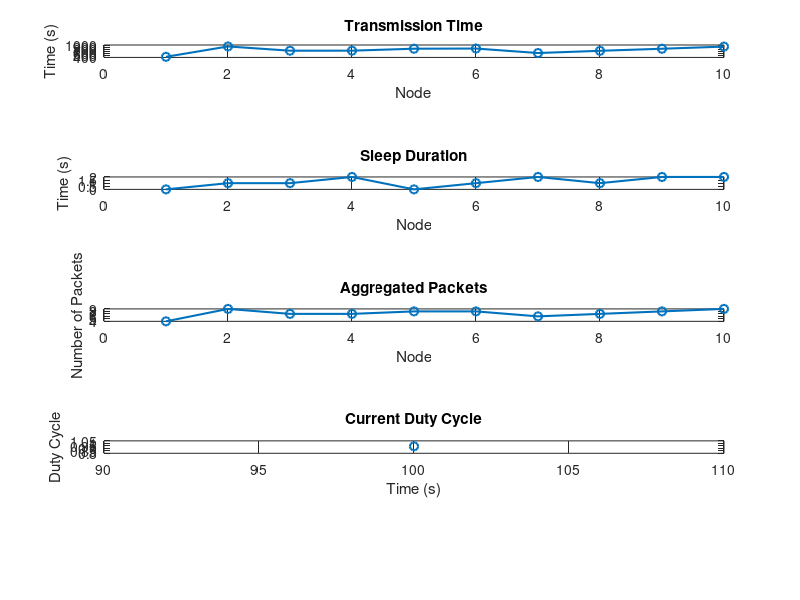

Reproduce this figure in MATLAB.
% SMAC (Sensors Medium Access Control) PROTOCOL FOR WIRELESS SENSOR NETWORKS%
% IMPLEMENTED BY LARAIB AZMAT
% GITHUB -> Laraib-Azmat 

% Comprehensive S-MAC Simulation with Visualization in MATLAB

% Parameters
totalNodes = 10; % Total number of nodes in the network
simulationTime = 100; % Simulation time in seconds
packetSize = 100; % Size of each data packet in bytes
trafficLoad = 0.6; % Probability of a sensing event occurring

% Initialize node states
sleepDuration = zeros(1, totalNodes); % Array to store sleep duration for each node%%array is intialize with zero
transmissionTime = zeros(1, totalNodes); % Array to store transmission time for each node

% Packet aggregation parameters

aggregatedPackets = zeros(1, totalNodes); % Initialize an array to store aggregated packets for each node


% Dynamic sleep adjustment parameters
SleepPeriod = 3; % fixed sleep duration of node
syncInterval = 50; % Synchronization interval
AwakePeriods = syncInterval - SleepPeriod;

% Duty cycle parameters%%%The duty cycle is the fraction of time that a node is active or awake compared to the total time

currentDutyCycle = 0.1; % Initial duty cycle

% Synchronization parameters
syncInterval = 50; % Synchronization interval
syncDuration = 1; % Duration for which SYNC is transmitted
rtsThreshold = 0.5; % RTS threshold for initiating RTS/CTS
rtsDuration = 2; % Duration for which RTS is transmitted
ctsDuration = 1; % Duration for which CTS is transmitted
syncPeriod = 10; % Synchronization period for sending SYNC packets periodically


% Simulation loop
for time = 1:simulationTime % Loop over simulation time
    for senderNode = 1:totalNodes % Loop over each node as a potential sender
        % Check if a sensing event occurs
        if rand() < trafficLoad   %rand function genrate random value in matlab
            
   

            % Check if the node is awake before transmission
            if sleepDuration(senderNode) == 0
                % SYNC phase: Send SYNC packets periodically
                if mod(time, syncPeriod) == 0   %used to check whether the current simulation time is a multiple of the synchronization period
                    disp(['Node ' num2str(senderNode) ' sends SYNC at time ' num2str(time)]); %display message
                    transmissionTime(senderNode) = transmissionTime(senderNode) + syncDuration;  %updating transmission time
%asuming that all the nodes are neighbour nodes%%%%%otherwise we can
%calculate through distance and using cluster concept
                    % Broadcast SYNC packet to neighbors
                    for neighborNode = 1:totalNodes
                        % In a real scenario, you would need to handle collisions
                        % Here, we simplify by assuming no collisions in the SYNC phase
                        if neighborNode ~= senderNode && rand() < rtsThreshold
                            
                            %%node receives SYNC 
                             disp(['Node ' num2str(neighborNode) ' receives SYNC from Node ' num2str(senderNode)]);
                            
                             
                                  % RTS phase: Neighbor initiates RTS
                            disp(['Node ' num2str(neighborNode) ' initiates RTS at time ' num2str(time)]);
                             
                             % Transmit RTS signal
                                transmissionTime(neighborNode) = transmissionTime(neighborNode) + rtsDuration;

                            
                            % Neighbor responds with CTS
                            disp(['Node ' num2str(senderNode) ' sends CTS at time ' num2str(time)]);
                            
                            
                            %%updating the transmission time
                            transmissionTime(senderNode) = transmissionTime(senderNode) + ctsDuration;
                            
                        
                            
                            
                           
                               
                                % Continue with data transmission (simplified)
                                disp(['Node ' num2str(neighborNode) ' transmits data after RTS/CTS at time ' num2str(time)]);
                                transmissionTime(neighborNode) = transmissionTime(neighborNode) + packetSize;

                                %record that how many packets a certain
                                %node have transmitted
                                aggregatedPackets(neighborNode) = aggregatedPackets(neighborNode) + 1;
                            
                        end
                    end
                end
                
            else
                % Node is asleep, no transmission
                disp(['Node ' num2str(senderNode) ' is asleep at time ' num2str(time)]);
            end
        else
            % No sensing event, increase sleep duration
            sleepDuration(senderNode) = sleepDuration(senderNode) + 1;
              % Update sleep duration based on duty cycle
    if sleepDuration(senderNode)>=SleepPeriod;
    sleepDuration(senderNode) = 0;
    end
        end
    end
    
    % Adjust duty cycle based on fixed sleep and awake periods
    currentDutyCycle = sum(AwakePeriods) / syncInterval;

  
  

    % Plot node states
    subplot(8, 1, 1);       %% Create a subplot in the 1st position of an 8-row grid with one column
    plot(1:totalNodes, transmissionTime, 'o-', 'LineWidth', 1.5);   %his line plots the transmission time for each node.
    title('Transmission Time');
    xlabel('Node');
    ylabel('Time (s)');
    
    subplot(8, 1, 3);
    plot(1:totalNodes, sleepDuration, 'o-', 'LineWidth', 1.5);      %'o-' specifies the line style (solid line with circles at data points), and 'LineWidth', 1.5 sets the line width to 1.5.
    title('Sleep Duration');
    xlabel('Node');
    ylabel('Time (s)');
    
    subplot(8, 1, 5);
    plot(1:totalNodes, aggregatedPackets, 'o-', 'LineWidth', 1.5);
    title('Aggregated Packets');
    xlabel('Node');        %% Adds a label to the x-axis, indicating that it represents node indices.
    ylabel('Number of Packets');
    
    subplot(8, 1, 7);
    plot(time, currentDutyCycle, 'o-', 'LineWidth', 1.5);
    title('Current Duty Cycle');
    xlabel('Time (s)');
    ylabel('Duty Cycle');
    
    pause(0.5); % Pause to observe the plot
end

% Calculate overall network statistics
totalTransmissionTime = sum(transmissionTime);
energyConsumption = totalTransmissionTime;

% Display network-wide statistics
disp(' ');
disp('Network-wide Statistics:');
disp('-------------------------');
disp(['Total Transmission Time: ' num2str(totalTransmissionTime)]);
disp(['Total Energy Consumption: ' num2str(energyConsumption)]);